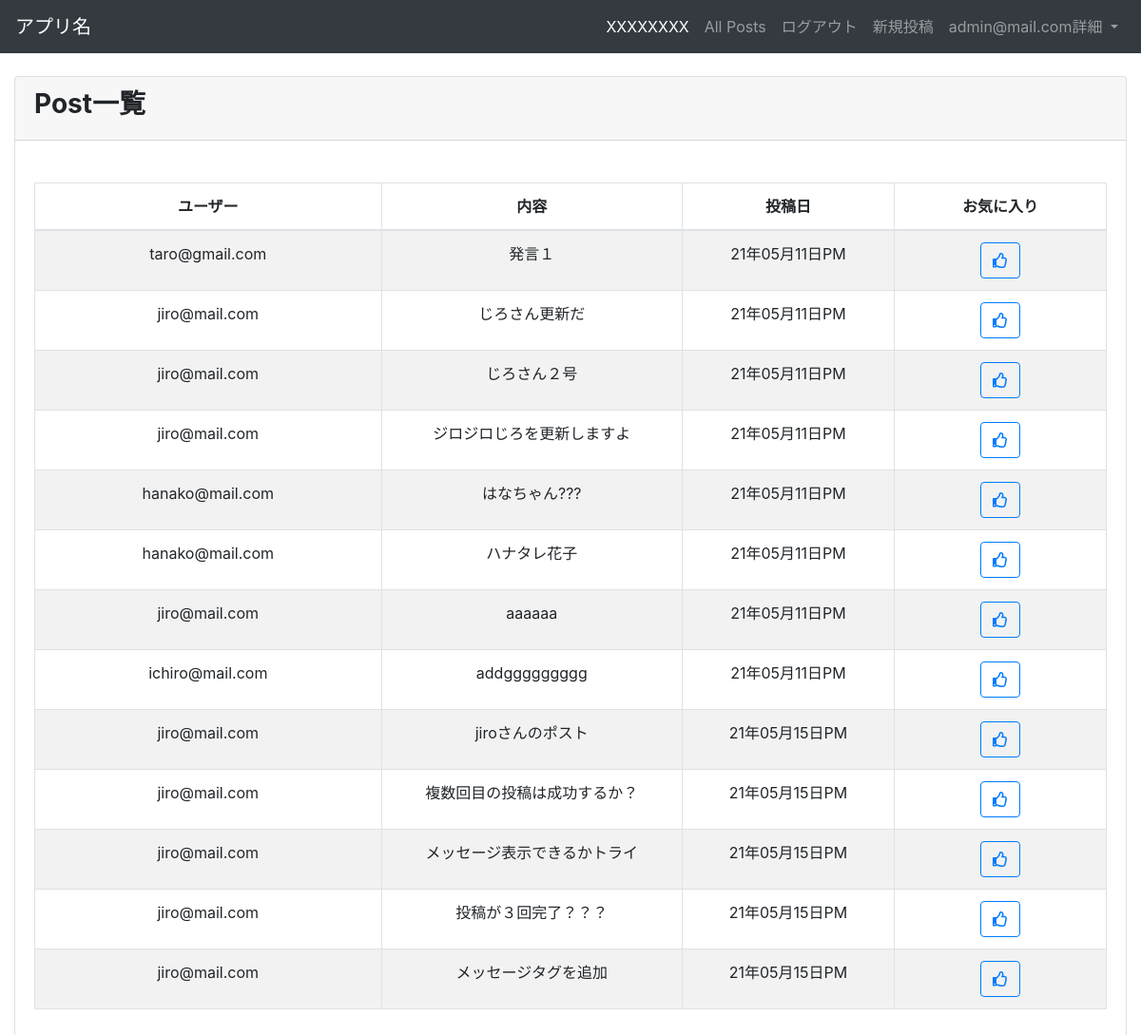
/microposts/list/ (signed in), run on the app's committed database.
### accounts/models.py (models this page shows, shortened)
class Users(AbstractBaseUser, PermissionsMixin):
    username = models.CharField(max_length=100)
    email = models.EmailField(max_length=100, unique=True)
    followers = models.ManyToManyField('self', blank='True', symmetrical='False')
    is_active = models.BooleanField(default=True)
    is_staff = models.BooleanField(default=False)
    USERNAME_FIELD = 'email'
    REQUIRED_FIELDS = ['username']
    object = UserManager()
    favoritePost = models.ManyToManyField(
        'microposts.Post', blank=True,
        verbose_name='お気に入りの投稿'
    )

### microposts/models.py (models this page shows)
class Post(models.Model):
    owner = models.ForeignKey('accounts.Users', verbose_name='オーナー', on_delete=models.CASCADE)
    content = models.TextField(max_length=255)
    created_at = models.DateTimeField(auto_now_add=True)
    class Meta:
        db_table = 'posts'

### microposts/views.py (the view, shortened to what this page needs)
# urls.py: path('list/', PostListView.as_view(), name='list'),
class PostListView(LoginRequiredMixin, ListView):
    template_name = 'microposts/list.html'
    model = Post
    def get_context_data(self, **kwargs):
        context = super().get_context_data(**kwargs)
        user = self.request.user
        context['favorite_list'] = user.favoritePost.all()
        context['posts_list'] = Post.objects.all()
        return context

### templates/microposts/list.html (shortened to what this page needs)
{% extends 'base.html' %}
{% load bootstrap4 %}
{% block content %}
    <div class="content-wrapper">
        <div class="container-fluid">
            <div class="card mb-3">
                <div class="card-header">
                    <h3><b>Post一覧</b></h3>
                </div>
                <div class="card-body">
                    <div class="table table-responsive">
                        <table id='post_list' width="100%" class="table table-striped table-bordered table-hover">
                            <thead>
                            <tr>
                                <th class="text-center">ユーザー</th>
                                <th class="text-center">内容</th>
                                <th class="text-center">投稿日</th>
                                <th class="text-center">お気に入り</th>
                            </tr>
                            </thead>
                            <tbody>
                            {% for item in posts_list %}
                                <tr class="odd gradeX text-center">
                                    <td class="text-center" width="100">{{ item.owner }}</td>
                                    <td class="text-center" width="100">{{ item.content }}</td>
                                    <td class="text-center" width="100">{{ item.created_at | date:"y年m月d日A " }}</td>
                                    <td class="text-center" width="100">
                                        {% if item in favorite_list %}
                                            <form action="{% url 'accounts:removefavorite' pk=item.pk %}" method="post">
                                                <button type="submit" class="btn btn-outline-primary" name="button">
                                                    <i class="fas fa-thumbs-up"></i>
                                                </button>
                                                {% csrf_token %}
                                            </form>
                                        {% else %}
                                            <form action="{% url 'accounts:favorite' pk=item.pk %}" method="post">
                                                <button type="submit" class="btn btn-outline-primary" name="button">
                                                    <i class="far fa-thumbs-up"></i>
                                                </button>
                                            </form>
                                        {% endif %}
                                    </td>
                                </tr>
                            {% endfor %}
                            </tbody>
                        </table>
                    </div>
                </div>
            </div>
        </div>
    </div>
{% endblock %}

### templates/base.html (shortened to what this page needs)
{% load static %}
<!DOCTYPE html>
<html lang="ja">
<head>
    <link rel="stylesheet" href="https://stackpath.bootstrapcdn.com/bootstrap/4.3.1/css/bootstrap.min.css"
>
    {% load bootstrap4 %}
    {% bootstrap_css %}
</head>
<body>
<header class="mb-4">
    <nav class="navbar navbar-expand-sm navbar-dark bg-dark">
        <a class="navbar-brand" href="/">アプリ名</a>
        <div class="collapse navbar-collapse justify-content-end" id="navbarNavDropdown">
            <ul class="navbar-nav">
                <li class="nav-item active">
                    <a class="nav-link" href="#">XXXXXXXX <span class="sr-only">(current)</span></a>
                </li>
                <li class="nav-item"><a class="nav-link" href="{% url 'microposts:list' %}">All Posts</a>
                </li>{% if user.is_authenticated %}
                <li class="nav-item">
                    <a class="nav-link" href="{% url 'accounts:user_logout' %}">ログアウト</a>
                </li>{% endif %}
                <li class="nav-item">
                    <a class="nav-link" href="{% url 'microposts:create' %}">新規投稿</a>
                </li>
                <li class="nav-item dropdown">
                    <a class="nav-link dropdown-toggle" href="#" id="navbarDropdownMenuLink" role="button"
                       data-toggle="dropdown" aria-haspopup="true" aria-expanded="false">
                        {{ user.get_username }}詳細
                    </a>
                </li>
            </ul>
        </div>
    </nav>
</header>
{% block content %}
{% endblock content %}
<link rel="stylesheet" href="https://cdn.datatables.net/t/bs-3.3.6/jqc-1.12.0,dt-1.10.11/datatables.min.css"/>
</body>
</html>

### data on the page
Users: get_username "admin@mail.com"
Post: owner "taro@gmail.com", content "発言１", created_at "21年05月11日PM"
Post: owner "jiro@mail.com", content "じろさん更新だ", created_at "21年05月11日PM"
Post: owner "jiro@mail.com", content "じろさん２号", created_at "21年05月11日PM"
Post: owner "jiro@mail.com", content "ジロジロじろを更新しますよ", created_at "21年05月11日PM"
Post: owner "hanako@mail.com", content "はなちゃん???", created_at "21年05月11日PM"
Post: owner "hanako@mail.com", content "ハナタレ花子", created_at "21年05月11日PM"
Post: owner "jiro@mail.com", content "aaaaaa", created_at "21年05月11日PM"
Post: owner "ichiro@mail.com", content "addggggggggg", created_at "21年05月11日PM"
Post: owner "jiro@mail.com", content "jiroさんのポスト", created_at "21年05月15日PM"
Post: owner "jiro@mail.com", content "複数回目の投稿は成功するか？", created_at "21年05月15日PM"
Post: owner "jiro@mail.com", content "メッセージ表示できるかトライ", created_at "21年05月15日PM"
Post: owner "jiro@mail.com", content "投稿が３回完了？？？", created_at "21年05月15日PM"
Post: owner "jiro@mail.com", content "メッセージタグを追加", created_at "21年05月15日PM"
